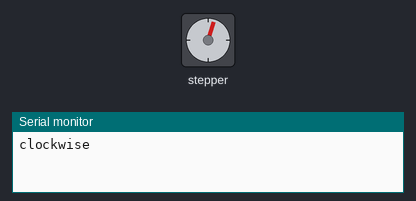
Bench run of a sketch on a simulated ESP8266 (NodeMCU). Parts: stepper motor, the last lines printed to the serial monitor. Stepper angles assume 20 steps per turn.

Above: at 0.05 s.
At 0.95 s:
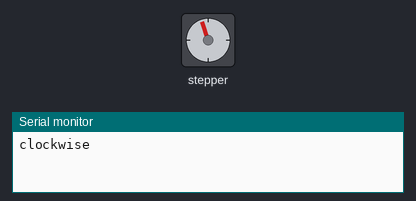
At 1.7 s:
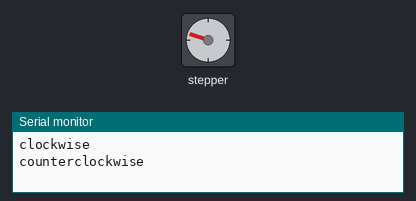
At 2.4 s:
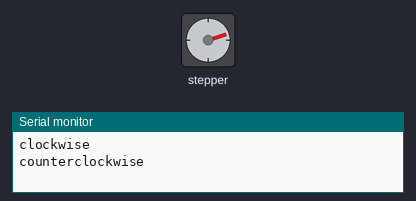
Timing chart, 0 to 6.9 s (numbered marks = the images above):
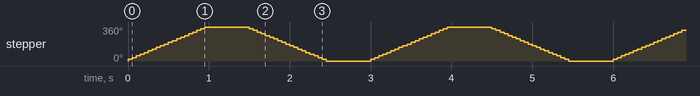

Measured:
- by itself, stepper: turns 360° clockwise in 0.95 s, then 360° counter-clockwise in 0.95 s, repeating every 3.0 s

The sketch:

slider.ino
```cpp
#include <Stepper.h>

const int stepsPerRevolution = 20;
Stepper myStepper(stepsPerRevolution, D1,D2,D3,D4);

void setup() {
  // put your setup code here, to run once:
  myStepper.setSpeed(60);
}

void loop() {
  // put your main code here, to run repeatedly:
  Serial.println("clockwise");
  myStepper.step(stepsPerRevolution);
  delay(500);

  Serial.println("counterclockwise");
  myStepper.step(-stepsPerRevolution);
  delay(500);
}
```
